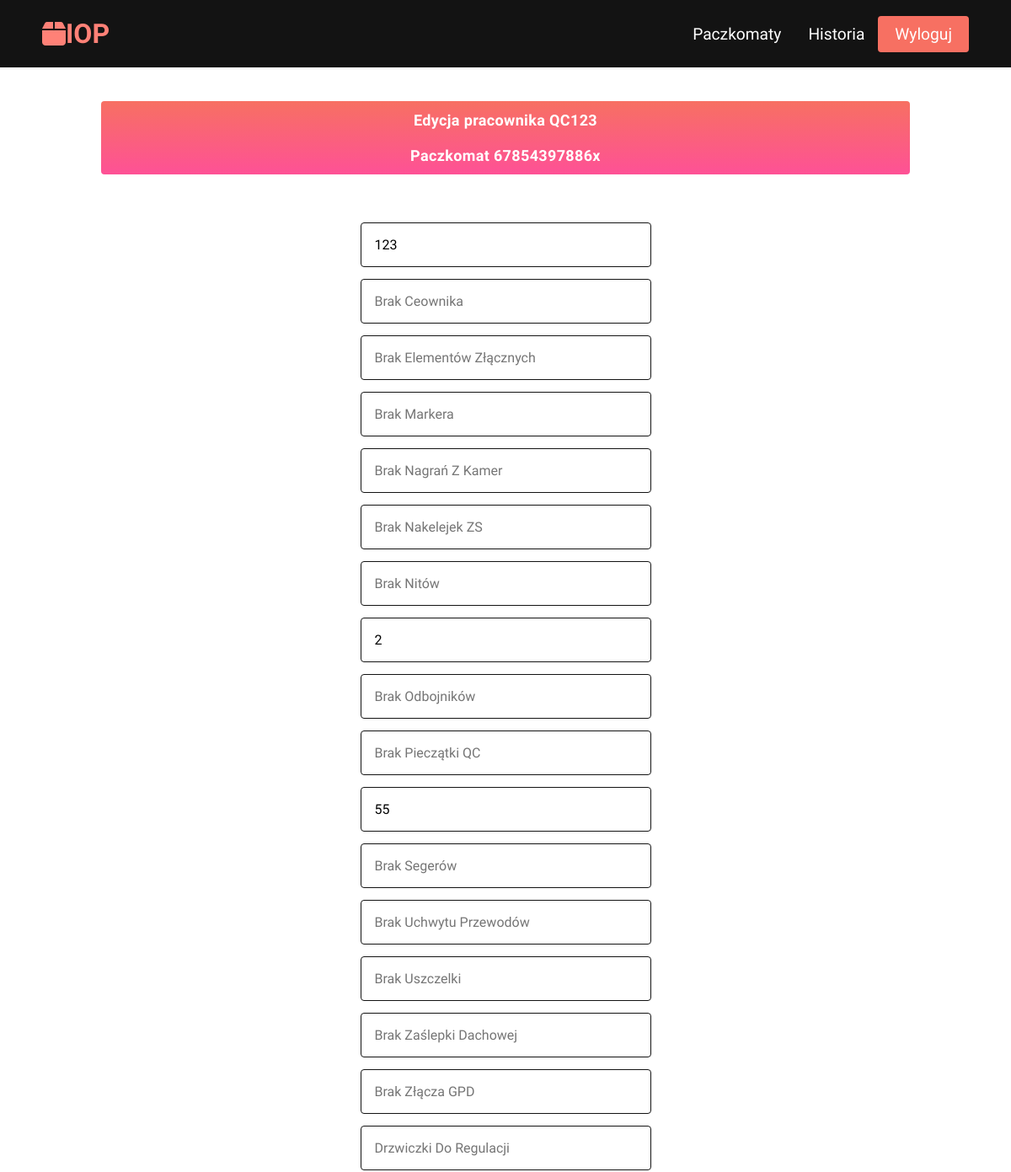
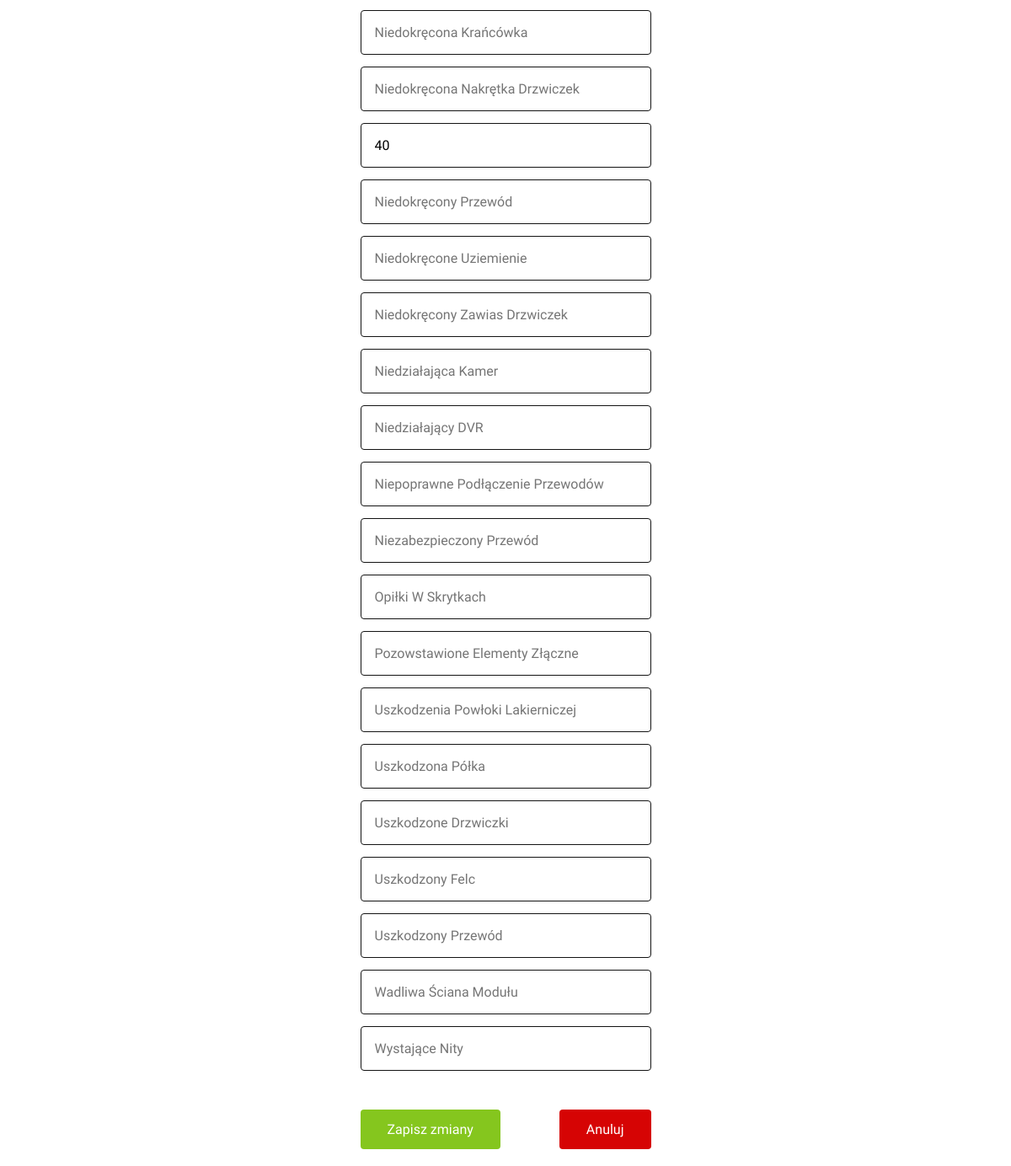
Screenshot of /parcel_machines/worker/edit_worker/26/ (signed in) with the database file from the repository (2 pictures, top to bottom).
### iop_app/models.py (models this page shows, shortened)
class Worker(models.Model):
    date_added = models.DateTimeField(auto_now_add=True)
    parcel_machine = models.ForeignKey(ParcelMachine,
                                       on_delete=models.CASCADE)
    qc = models.CharField(max_length=3, verbose_name="QC") #indywidualny kod
    brak_ceownika = models.IntegerField(null=True, blank=True,
                                        verbose_name="Brak Ceownika")
    brak_elementow_zlacznych = models.IntegerField(null=True, blank=True,
                                        verbose_name="Brak Elementów Złącznych")
    brak_markera = models.IntegerField(null=True, blank=True,
                                        verbose_name="Brak Markera")
    brak_nagran_z_kamer = models.IntegerField(null=True, blank=True,
                                        verbose_name="Brak Nagrań Z Kamer")
    brak_naklejek_zs = models.IntegerField(null=True, blank=True,
                                        verbose_name="Brak Nakelejek ZS")
    brak_nitow = models.IntegerField(null=True, blank=True,
                                        verbose_name="Brak Nitów")
    brak_obrazu = models.IntegerField(null=True, blank=True,
                                        verbose_name="Brak Obrazu")
    brak_odbojnikow = models.IntegerField(null=True, blank=True,
                                        verbose_name="Brak Odbojników")
    brak_pieczatki_qc = models.IntegerField(null=True, blank=True,
                                        verbose_name="Brak Pieczątki QC")
    brak_przepustu_kablowego = models.IntegerField(null=True, blank=True,
                                        verbose_name="Brak Przepustu Kablowego")
    brak_segerow = models.IntegerField(null=True, blank=True,
                                        verbose_name="Brak Segerów")
    brak_uchwytu_przewodow = models.IntegerField(null=True, blank=True,
                                        verbose_name="Brak Uchwytu Przewodów")
    brak_uszczelki = models.IntegerField(null=True, blank=True,
                                        verbose_name="Brak Uszczelki")
    brak_zaslepki_dachowej = models.IntegerField(null=True, blank=True,
                                        verbose_name="Brak Zaślepki Dachowej")
    brak_zlacza_gpd = models.IntegerField(null=True, blank=True,
                                        verbose_name="Brak Złącza GPD")
    drzwiczki_do_regulacji = models.IntegerField(null=True, blank=True,
                                        verbose_name="Drzwiczki Do Regulacji")
    niedokrecona_krancowka = models.IntegerField(null=True, blank=True,
                                        verbose_name="Niedokręcona Krańcówka")
    niedokrecona_nakretka_drzwiczek = models.IntegerField(null=True,
                                                          blank=True,
                                        verbose_name="Niedokręcona Nakrętka "
                                                     "Drzwiczek")
    niedokrecona_sruba = models.IntegerField(null=True, blank=True,
                                        verbose_name="Niedokręcona Śruba")
    niedokrecony_przewod = models.IntegerField(null=True, blank=True,
                                        verbose_name="Niedokręcony Przewód")
    niedokrecone_uziemienie = models.IntegerField(null=True, blank=True,
                                        verbose_name="Niedokręcone Uziemienie")
    niedokrecony_zawias_drzwiczek = models.IntegerField(null=True,
                                                        blank=True,
                                        verbose_name="Niedokręcony Zawias "
                                                     "Drzwiczek")
    niedzialajaca_kamera = models.IntegerField(null=True, blank=True,
                                        verbose_name="Niedziałająca Kamer")
    niedzialajac_dvr = models.IntegerField(null=True, blank=True,
                                        verbose_name="Niedziałający DVR")
    niepoprawne_podlaczenie_przewodow = models.IntegerField(null=True,
                                                            blank=True,
                               verbose_name="Niepoprawne Podłączenie "
                                             "Przewodów")
    niezabezpieczony_przewod = models.IntegerField(null=True, blank=True,
                                        verbose_name="Niezabezpieczony Przewód")
    opilki_w_skrytkach = models.IntegerField(null=True, blank=True,
                                        verbose_name="Opiłki W Skrytkach")
    pozostawione_el_zlaczne = models.IntegerField(null=True, blank=True,
                                        verbose_name="Pozowstawione Elementy "
                                                     "Złączne")
    uszkodzenia_pow_lakierniczej = models.IntegerField(null=True, blank=True,
                                        verbose_name="Uszkodzenia Powłoki "
                                                     "Lakierniczej")
    uszkodzona_polka = models.IntegerField(null=True, blank=True,
                                        verbose_name="Uszkodzona Półka")
    uszkodzone_drzwiczki = models.IntegerField(null=True, blank=True,
                                        verbose_name="Uszkodzone Drzwiczki")
    uszkodzony_felc = models.IntegerField(null=True, blank=True,
                                        verbose_name="Uszkodzony Felc")
    uszkodzony_przewod = models.IntegerField(null=True, blank=True,
                                        verbose_name="Uszkodzony Przewód")
    wadliwa_sciana_modulu = models.IntegerField(null=True, blank=True,
                                        verbose_name="Wadliwa Ściana Modułu")
    wystajace_nity = models.IntegerField(null=True, blank=True,
                                        verbose_name="Wystające Nity")
    class Meta:
        verbose_name_plural = 'Pracownik'

class ParcelMachine(models.Model):
    serial_number = models.CharField(max_length=12)
    date_added = models.DateTimeField(auto_now_add=True)
    user = models.ForeignKey(User, on_delete=models.CASCADE)
    description = models.TextField(null=True, blank=True)
    sum_of_errors = models.IntegerField(null=True, blank=True, default=0)
    class Meta:
        verbose_name_plural = 'Paczkomat'

### iop_app/views.py (the view)
# urls.py: path('parcel_machines/worker/edit_worker/<int:worker_id>/',
@login_required
def edit_worker(request, worker_id):
    worker = Worker.objects.get(id=worker_id)
    parcel_machine = worker.parcel_machine
    if 'add' in request.POST:
        form = WorkerForm(instance=worker, data=request.POST)
        if form.is_valid():
            form.save()
            return redirect('iop_app:worker_details',
                            worker_id=worker.id)
    else:
        form = WorkerForm(instance=worker)
    context = {'worker': worker, 'parcel_machine': parcel_machine, 'form': form}
    return render(request, 'iop_app/edit_worker.html', context)

### iop_app/forms.py
class WorkerForm(forms.ModelForm):
    class Meta:
        model = Worker
        fields = '__all__'
        exclude = ('parcel_machine',)
        labels = {'qc': 'QC', 'parcel_machine': 'Paczkomat'}
    def __init__(self, *args, **kwargs):
        super().__init__(*args, **kwargs)
        for field in self.fields:
            self.fields[str(field)].widget.attrs.update({
                'class': 'form__input-worker',
                'placeholder': Worker._meta.get_field(
                        f'{field}').verbose_name,
                'size': '30'
                })

### iop_app/templates/iop_app/edit_worker.html (shortened to what this page needs)
{% extends 'iop_app/base.html' %}
{% block content %}
    <body class="header_body">
        <div class="header_container" id="worker">
          <div class="header_login">Edycja pracownika QC{{worker.qc}}<br><br>Paczkomat {{parcel_machine.serial_number}}</div>
            <div class="grid" id="create_worker">
                <form action="{% url 'iop_app:edit_worker' worker.id %}" method="POST" class="create_worker">
                    {% for field in form %}
                        <div class="form__field">{{ field }}</div>
                    {% endfor %}
                <div class="form__field" id="buttons-worker">
                     <button type="submit" name="add" class="main__btn" id="add">Zapisz zmiany</button>
                     <button class="main__btn" id="delete"><a href="{% url 'iop_app:worker_details' worker.id %}">Anuluj</a></button>
                </div>
                </form>
            </div>
        </div>
    </body>
{% endblock content %}

### iop_app/static/iop_app/style.css (style rules this page uses)
* { box-sizing: border-box; margin: 0; padding: 0; font-family: 'Kumbh Sans', sans-serif; }
.main__btn { font-size: 1rem; background-image: linear-gradient(to top, #f77062 0%, #fe5196 100%); padding: 14px 32px; border: none; border-radius: 4px; color: #fff; margin-top: 2rem; cursor: pointer; position: relative; transition: all 0.35s; outline: none; }
.main__btn a { position: relative; z-index: 2; color: white; text-decoration: none; }
.main__btn:after { position: absolute; content: ''; top: 0; left: 0; width: 0; height: 100%; background: #4837ff; transition: all 0.35s; border-radius: 4px; }
.main__btn#delete { background-image: linear-gradient(to top, #D60404 100%, #F02A2A 0%); color: #fff; }
.main__btn#delete:after { background: #840000; color: #fff; opacity: 0.2; text-decoration: none; }
.main__btn#add { background-image: linear-gradient(to top, #85C61E 100%, #ADE257 0%); color: #fff; }
.main__btn#add:after { background: #04AE0C; color: #fff; opacity: 0.2; text-decoration: none; }
.grid { padding: 0 10%; margin: 40px auto 0; display: flex; justify-content: center; align-items: center; }
:root { --htmlFontSize: 100%; --bodyColor: var(--baseColor); --bodyFontFamilyFallback: sans-serif; --bodyFontSize: 0.875rem; --bodyFontWeight: 400; --bodyLineHeight: 1.5; }
a { color: var(--anchorColor); outline: 0; text-decoration: none; }
:root { --formGap: 0.875rem; }
input, textarea { background-image: none; border: 0; color: inherit; font: inherit; margin: 0; outline: 0; padding: 0; transition: background-color 0.3s; }
.form__field { display: flex; justify-content: center; align-items: center; }
:root { --loginBorderRadus: 0.25rem; --loginColor: #fff; --loginInputBackgroundColor: #fff; --loginInputHoverBackgroundColor: #f7e1df; --loginLabelBackgroundColor: #131313; --loginSubmitBackgroundColor: #f77062; --loginSubmitColor: #fff; --loginSubmitHoverBackgroundColor: #4837ff; --createBorderRadus: 0.25rem; --createColor: #fff; --createInputBackgroundColor: #fff; --createInputHoverBackgroundColor: #f7e1df; --createLabelBackgroundColor: #131313; --create_workerBorderRadus: 0.25rem; --create_workerColor: #fff; --create_workerInputBackgroundColor: #fff; --create_workerInputHoverBackgroundColor: #f7e1df; --create_workerLabelBackgroundColor: #131313; }
.header_container { padding: 0 10%; margin: 40px auto 0; justify-content: center; align-items: center; max-width: 1300px; }
.header_login { width: 100%; max-width: 1300px; border-collapse: collapse; outline: none; border-radius: 4px; background-color: #ff8177; background-image: linear-gradient(to top, #fe5196 0%, #f77062 100%); font-size: 18px; font-weight: 700; letter-spacing: 0.35px; color: #fff; opacity: 1; padding: 12px; vertical-align: top; text-align: center; }
.create input[type='text'], .create textarea, .create_worker input[type='text'], .create_worker input[type='number'] { border-radius: var(--createBorderRadus); padding: 1rem; }
.create_worker { color: var(--create_workerColor); }
.create input[type='text'], .create textarea, .create_worker input[type='text'], .create_worker input[type='number'] { background-color: var(--createInputBackgroundColor); color: #000; border: 1px solid #131313; }
.grid#create_worker { display: grid; width: 100%; max-width: 1300px; }
.create_worker { display: grid; gap: var(--formGap); max-width: 600px; margin-top: 5%; }
.create_worker input[type="text"], .create_worker input[type="number"] { size: 35px; }
.form__input-worker { flex: 1; max-width: 500px; }
.form__field#buttons-worker { justify-content: space-between; margin-bottom: 20px; }

### rows the page displays
Worker: qc "123", form "123" "2" "55" "40"
ParcelMachine: serial_number "67854397886x"
